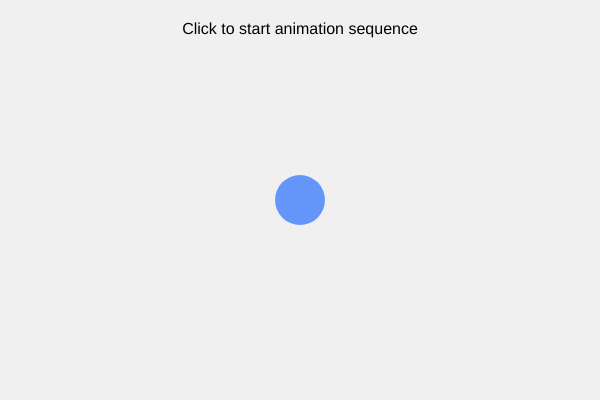
Frame 1 (no input)
Frame 60 (no input): identical to frame 1, image omitted
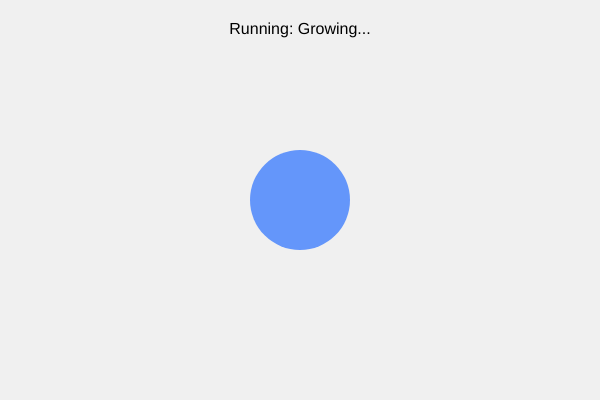
Frame 120 (the mouse pressed at the canvas centre since frame 60)

The p5.js sketch that drew these frames (run headless with seeded random() and noise() and a simulated clock; from frame 60 on, the mouse is pressed at the canvas centre):

// p5.js sketch
// ── sketch.js
// Global variables to store the circle's state
let circleX, circleY;
let circleSize = 50;
let circleColor;
let statusText = "Click to start animation sequence"; // Feedback for the user

// --- Helper Function: Creates a delay using a Promise ---
// This function is key. It returns a Promise that resolves after 'ms' milliseconds.
// 'await' will pause execution until this Promise resolves.
function delay(ms) {
  return new Promise(resolve => setTimeout(resolve, ms));
}

// --- Setup Function (runs once) ---
function setup() {
  createCanvas(600, 400);
  circleX = width / 2;
  circleY = height / 2;
  circleColor = color(100, 150, 250); // Initial blue color
  textAlign(CENTER, CENTER);
  textSize(16);
  noStroke();

  // We don't start the animation immediately, wait for a click.
}

// --- Draw Function (runs continuously) ---
function draw() {
  background(240); // Light grey background

  // Draw the circle based on current state variables
  fill(circleColor);
  ellipse(circleX, circleY, circleSize, circleSize);

  // Display status text
  fill(0); // Black text
  text(statusText, width / 2, 30);
}

// --- The Asynchronous Animation Sequence ---
// 'async' keyword allows us to use 'await' inside this function.
async function runAnimationSequence() {
  // Prevent starting multiple sequences if already running
  if (statusText.includes("Running")) return;

  console.log("Starting animation sequence...");
  statusText = "Running: Growing...";

  // 1. Grow the circle
  circleSize = 100;
  await delay(1000); // Wait for 1000ms (1 second)

  console.log("Step 2: Changing color...");
  statusText = "Running: Changing color...";

  // 2. Change color to pink
  circleColor = color(250, 100, 150);
  await delay(1000); // Wait for 1 second

  console.log("Step 3: Moving right...");
  statusText = "Running: Moving right...";

  // 3. Move the circle to the right
  circleX = width * 0.75;
  await delay(1000); // Wait for 1 second

  console.log("Step 4: Shrinking...");
  statusText = "Running: Shrinking...";

  // 4. Shrink the circle
  circleSize = 50;
  await delay(1000); // Wait for 1 second

  console.log("Step 5: Resetting...");
  statusText = "Running: Resetting...";

  // 5. Reset position and color
  circleX = width / 2;
  circleColor = color(100, 150, 250); // Back to blue
  await delay(500); // Shorter wait

  console.log("Animation sequence finished.");
  statusText = "Click to start animation sequence"; // Reset status
}

// --- User Interaction ---
// Trigger the async function when the mouse is pressed.
function mousePressed() {
  runAnimationSequence();
}
